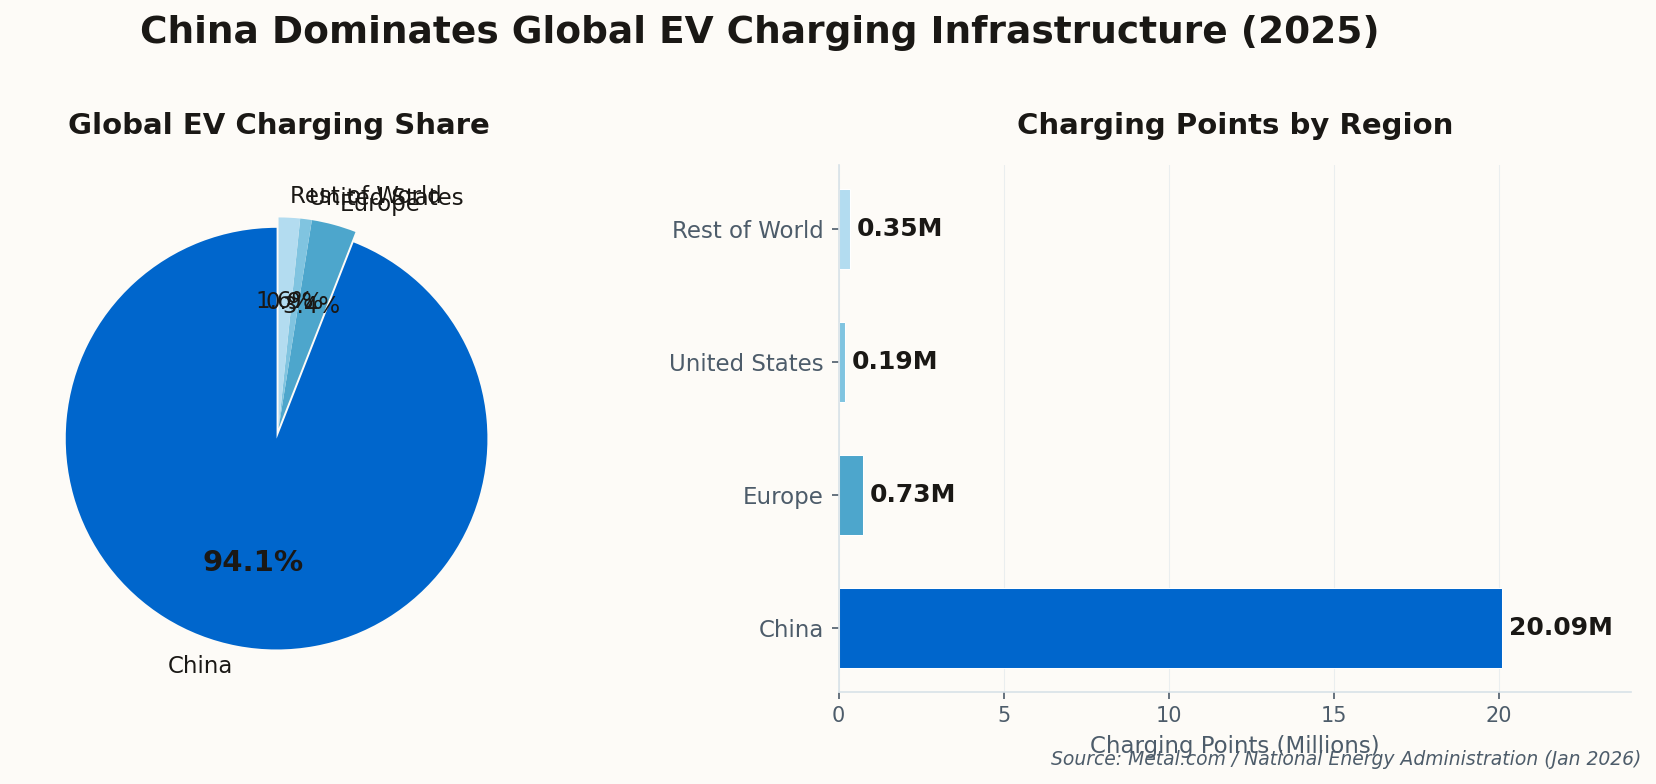

This chart was generated by the following Python code:
import matplotlib.pyplot as plt
import numpy as np

# Newsletter color scheme
ACCENT = '#0066CC'
BG = '#FDFBF7'
TEXT = '#1A1815'
TEXT_SECONDARY = '#4D5C6A'
GRID = '#D8E2E8'

# Data: Global EV charging infrastructure (end of 2025, approximate)
regions = ['China', 'Europe', 'United States', 'Rest of World']
chargers = [20.09, 0.73, 0.19, 0.35]  # in millions
colors = [ACCENT, '#4DA6CC', '#80C4E0', '#B3DCF0']

# Create figure with two subplots
fig, (ax1, ax2) = plt.subplots(1, 2, figsize=(12, 5), facecolor=BG)

# PIE CHART (left)
ax1.set_facecolor(BG)
wedges, texts, autotexts = ax1.pie(chargers, labels=regions, autopct='%1.1f%%',
                                    colors=colors, startangle=90,
                                    explode=(0.05, 0, 0, 0),  # Explode China slice
                                    textprops={'color': TEXT, 'fontsize': 11})
autotexts[0].set_fontweight('bold')
autotexts[0].set_fontsize(14)
ax1.set_title('Global EV Charging Share', fontsize=14, color=TEXT, fontweight='600', pad=15)

# BAR CHART (right) - more dramatic visual
ax2.set_facecolor(BG)
y_pos = np.arange(len(regions))
bars = ax2.barh(y_pos, chargers, color=colors, height=0.6, edgecolor='white', linewidth=0.5)

# Add value labels
for bar, val in zip(bars, chargers):
    ax2.text(val + 0.2, bar.get_y() + bar.get_height()/2,
            f'{val}M', ha='left', va='center', fontsize=12, fontweight='600', color=TEXT)

ax2.set_yticks(y_pos)
ax2.set_yticklabels(regions, fontsize=11, color=TEXT)
ax2.set_xlabel('Charging Points (Millions)', fontsize=11, color=TEXT_SECONDARY)
ax2.set_title('Charging Points by Region', fontsize=14, color=TEXT, fontweight='600', pad=15)
ax2.set_xlim(0, 24)

# Grid
ax2.grid(True, axis='x', alpha=0.5, color=GRID, linestyle='-', linewidth=0.5)
ax2.set_axisbelow(True)

# Remove spines
ax2.spines['top'].set_visible(False)
ax2.spines['right'].set_visible(False)
ax2.spines['left'].set_color(GRID)
ax2.spines['bottom'].set_color(GRID)
ax2.tick_params(colors=TEXT_SECONDARY)

# Main title
fig.suptitle("China Dominates Global EV Charging Infrastructure (2025)",
             fontsize=18, color=TEXT, fontweight='700', y=1.02)

# Source attribution
fig.text(0.99, 0.02, 'Source: Metal.com / National Energy Administration (Jan 2026)', fontsize=9,
         color=TEXT_SECONDARY, ha='right', style='italic')

plt.tight_layout()
plt.savefig('/Users/welshofer/clawd/jlw-newsletter/images/ev-market-2026/chart-global-charging.png',
            dpi=150, facecolor=BG, bbox_inches='tight')
print("Chart saved successfully!")
